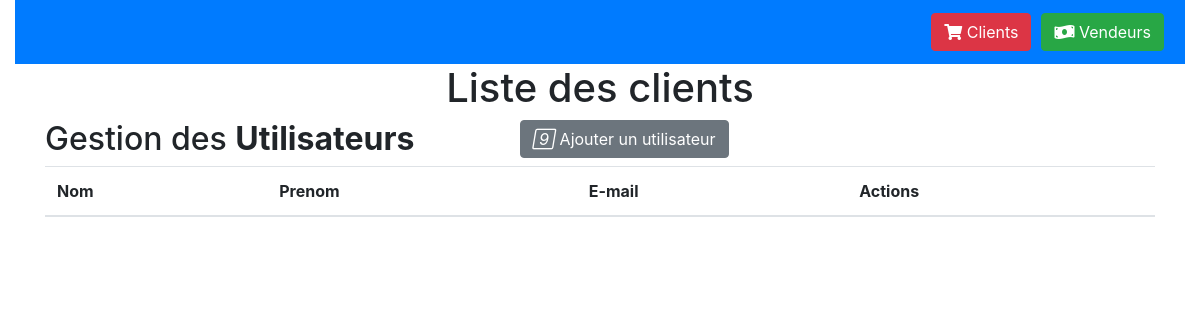
/users/clients, run on an earlier commit of the app's database.
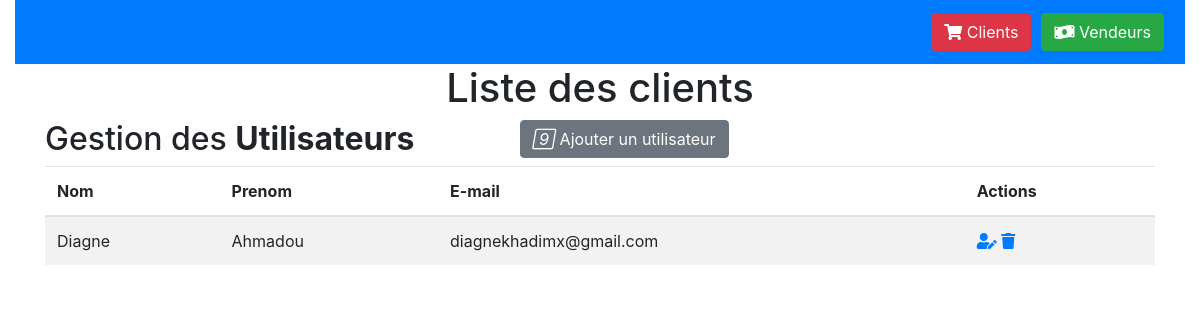
And on a later commit of the database.
### users/models.py (models this page shows)
class Utilisateur(models.Model):
    id_utilisateur = models.AutoField(primary_key=True)
    nom = models.CharField(max_length=30)
    prenom = models.CharField(max_length=30)
    identifiant=models.CharField(max_length=30)
    email=models.EmailField(max_length = 254,)
    date_naissance= models.DateField()
    mot_de_passe=models.CharField(max_length=32)
    profile= models.CharField(max_length=30)

### users/views.py (the view, shortened to what this page needs)
# urls.py: path('clients',views.afficher_clients,name='clients'),
def afficher_clients(request):
    clients = Utilisateur.objects.filter(profile="client")
    return render(request, "users/clients.html", {'clients': clients})

### users/templates/users/clients.html (shortened to what this page needs)
{% extends 'layouts/base.html' %}
{% load static %}
{%block content%}
<h1  class="d-flex justify-content-center" >Liste des clients</h1>
<div class="container-xl">
    <div class="table-responsive">
        <div class="table-wrapper">
            <div class="table-title">
                <div class="row">
                    <div class="col-sm-5">
                        <h2>Gestion des  <b>Utilisateurs</b></h2>
                    </div>
                    <div class="col-sm-7">
                        <a href="{% url 'addUser' %}" class="btn btn-secondary"><i class="material-icons">&#xE147;</i> <span>Ajouter un utilisateur</span></a>
                      </div>
                </div>
            </div>
            <table class="table table-striped table-hover">
                <thead>
                    <tr>
                        <th>Nom</th>
                        <th>Prenom</th>
                        <th>E-mail</th>
                        <th>Actions</th>
                    </tr>
                </thead>
                <tbody>
                    {% for client in clients %}
                    <tr>
                        <td>{{client.nom}}</td>
                        <td>{{client.prenom}}</td>
                        <td>{{client.email}}</td>
                        <td>
                            <a href="/users/modifier/{{client.identifiant}}" class="settings" title="Settings" data-toggle="tooltip"><i class="fas fa-user-edit"></i></a>
                            <a href="/users/confirmer/{{client.identifiant}}" class="delete " title="Delete" data-toggle="tooltip"><i class="fas fa-trash"></i></a>
                        </td>
                    </tr>
                    {% endfor %}
                </tbody>
            </table>
            </div>
        </div>
    </div>
{% endblock %}

What changed in the data, as far as the page shows it:
added Utilisateur: nom "Diagne", prenom "Ahmadou", email "diagnekhadimx@gmail.com"
